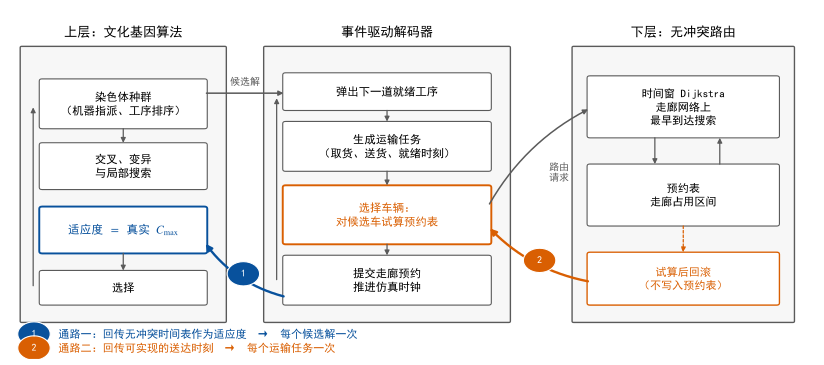

The script that saved this image:
# -*- coding: utf-8 -*-
"""闭环双层框架中文版（开题图5-2）。原图 fig_framework.* 保留不动。"""
from __future__ import annotations

import os
import sys

sys.path.insert(0, os.path.dirname(os.path.abspath(__file__)))

import matplotlib

matplotlib.use("Agg")
import matplotlib.pyplot as plt  # noqa: E402
import matplotlib.patches as mpatches  # noqa: E402
from matplotlib.patches import FancyArrowPatch, FancyBboxPatch  # noqa: E402

HERE = os.path.dirname(os.path.abspath(__file__))

from _style import use_cjk  # noqa: E402

use_cjk()
plt.rcParams["figure.dpi"] = 200

C_EVAL = "#08519c"
C_DEC = "#d95f02"
C_BOX = "#f7f7f7"
C_EDGE = "#5a5a5a"
C_INNER = "#ffffff"


def box(ax, x, y, w, h, text, fc=C_INNER, ec=C_EDGE, lw=0.8, fs=8.5,
        weight="normal", style="round,pad=0.35", color="black", zorder=3):
    ax.add_patch(FancyBboxPatch((x, y), w, h, boxstyle=style, linewidth=lw,
                                facecolor=fc, edgecolor=ec, zorder=zorder))
    ax.text(x + w / 2, y + h / 2, text, ha="center", va="center", fontsize=fs,
            fontweight=weight, color=color, zorder=zorder + 1, linespacing=1.35)


def arrow(ax, p, q, color=C_EDGE, lw=0.9, ls="-", rad=0.0, style="-|>",
          ms=7, zorder=5):
    ax.add_patch(FancyArrowPatch(p, q, arrowstyle=style, mutation_scale=ms,
                                 linewidth=lw, linestyle=ls, color=color,
                                 connectionstyle="arc3,rad=%.2f" % rad,
                                 shrinkA=1.5, shrinkB=1.5, zorder=zorder))


def badge(ax, x, y, n, color):
    ax.add_patch(mpatches.Circle((x, y), 2.0, facecolor=color,
                                 edgecolor="white", linewidth=0.8, zorder=8))
    ax.text(x, y, str(n), ha="center", va="center", fontsize=7.2,
            color="white", fontweight="bold", zorder=9)


def main() -> None:
    fig, ax = plt.subplots(figsize=(10.5, 4.6))
    ax.set_xlim(0, 100)
    ax.set_ylim(-1.2, 57)
    ax.axis("off")

    box(ax, 2, 5, 25, 45, "", fc=C_BOX, ec=C_EDGE, lw=1.0,
        style="round,pad=0.2", zorder=1)
    ax.text(14.5, 52.6, "上层：文化基因算法", ha="center",
            va="center", fontsize=9.5, fontweight="bold")
    box(ax, 4.5, 37, 20, 7.5, "染色体种群\n（机器指派、工序排序）", fs=8.2)
    box(ax, 4.5, 27, 20, 7, "交叉、变异\n与局部搜索", fs=8.2)
    box(ax, 4.5, 16.5, 20, 7, "适应度 $=$ 真实 $C_{\\max}$",
        ec=C_EVAL, lw=1.4, weight="bold", color=C_EVAL, fs=8.5)
    box(ax, 4.5, 8, 20, 5, "选择", fs=8.2)
    arrow(ax, (14.5, 37), (14.5, 34.0))
    arrow(ax, (14.5, 16.5), (14.5, 13.0))
    arrow(ax, (3.4, 10.5), (3.4, 40.5))

    box(ax, 32, 5, 30, 45, "", fc=C_BOX, ec=C_EDGE, lw=1.0,
        style="round,pad=0.2", zorder=1)
    ax.text(47, 52.6, "事件驱动解码器", ha="center", va="center",
            fontsize=9.5, fontweight="bold")
    box(ax, 34.5, 40, 25, 5.5, "弹出下一道就绪工序", fs=8.2)
    box(ax, 34.5, 30, 25, 7.5, "生成运输任务\n（取货、送货、就绪时刻）", fs=8.2)
    box(ax, 34.5, 18, 25, 9, "选择车辆：\n对候选车试算预约表",
        ec=C_DEC, lw=1.4, weight="bold", color=C_DEC, fs=8.2)
    box(ax, 34.5, 8, 25, 7.5, "提交走廊预约\n推进仿真时钟", fs=8.2)
    arrow(ax, (47, 40), (47, 37.5))
    arrow(ax, (47, 30), (47, 27.0))
    arrow(ax, (47, 18), (47, 15.5))
    arrow(ax, (33.4, 11.5), (33.4, 42.0))

    box(ax, 70, 5, 27, 45, "", fc=C_BOX, ec=C_EDGE, lw=1.0,
        style="round,pad=0.2", zorder=1)
    ax.text(83.5, 52.6, "下层：无冲突路由", ha="center",
            va="center", fontsize=9.5, fontweight="bold")
    box(ax, 72, 35.5, 23, 9.5, "时间窗 Dijkstra\n走廊网络上\n最早到达搜索", fs=8.0)
    box(ax, 72, 21, 23, 9.5, "预约表\n走廊占用区间", fs=8.0)
    box(ax, 72, 8, 23, 8, "试算后回滚\n（不写入预约表）",
        ec=C_DEC, lw=1.0, color=C_DEC, fs=8.0)
    arrow(ax, (80, 35.5), (80, 30.5))
    arrow(ax, (88, 30.5), (88, 35.5))
    arrow(ax, (83.5, 21), (83.5, 16.0), ls=(0, (2, 1.6)), color=C_DEC)

    arrow(ax, (59.5, 24.0), (72.0, 40.0), color=C_EDGE, lw=1.1, rad=-0.15)
    ax.text(68.2, 29.5, "路由\n请求", ha="center", va="center",
            fontsize=7.2, color=C_EDGE)

    arrow(ax, (72.0, 11.5), (59.5, 20.5), color=C_DEC, lw=1.7, rad=-0.16, ms=9)
    badge(ax, 65.8, 15.0, 2, C_DEC)

    arrow(ax, (34.5, 9.0), (24.5, 18.0), color=C_EVAL, lw=1.7, rad=-0.18, ms=9)
    badge(ax, 29.3, 12.8, 1, C_EVAL)

    arrow(ax, (24.5, 42.5), (34.5, 42.5), color=C_EDGE, lw=1.1)
    ax.text(29.5, 44.4, "候选解", ha="center", va="center", fontsize=7.2,
            color=C_EDGE)

    badge(ax, 3.5, 2.9, 1, C_EVAL)
    ax.text(6.5, 2.9, "通路一：回传无冲突时间表作为适应度  →  每个候选解一次",
            ha="left", va="center", fontsize=8.0, color=C_EVAL)
    badge(ax, 3.5, 0.6, 2, C_DEC)
    ax.text(6.5, 0.6, "通路二：回传可实现的送达时刻  →  每个运输任务一次",
            ha="left", va="center", fontsize=8.0, color=C_DEC)

    stem = os.path.join(HERE, "fig_framework_CN")
    fig.savefig(stem + ".pdf", bbox_inches="tight", pad_inches=0.05)
    fig.savefig(stem + ".png", dpi=200, bbox_inches="tight", pad_inches=0.05)
    plt.close(fig)
    print("wrote", stem + ".pdf/.png")


if __name__ == "__main__":
    main()
